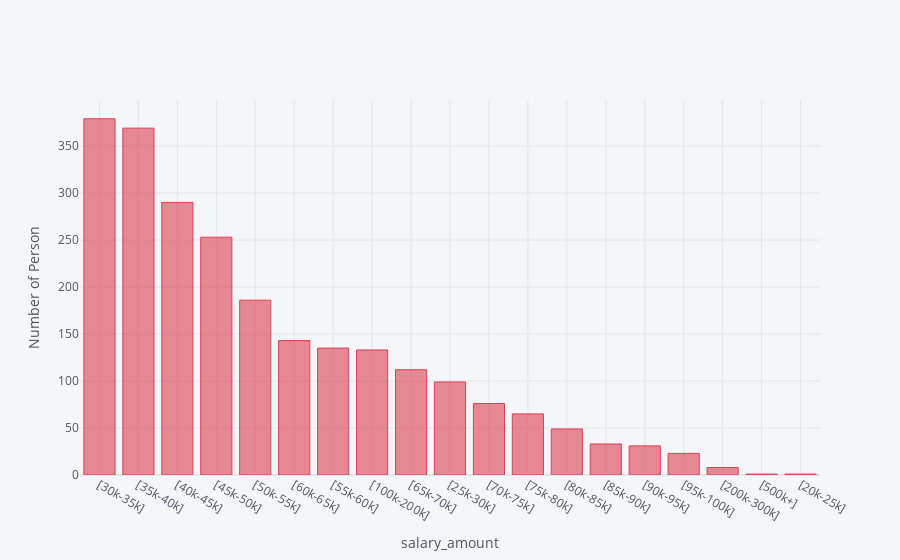

Notebook code cell kept with this figure:
### Code cell
(df3['salary_bins']).value_counts().iplot(kind='bar',xTitle='salary_amount', yTitle='Number of Person',color='red')

### Figure 1 — Plotly figure (JSON) as saved in the notebook; plotly's stock layout.template omitted (floating-point values rounded to 4 significant figures)
{"data": [{"marker": {"color": "rgba(219, 64, 82, 0.6)", "line": {"color": "rgba(219, 64, 82, 1.0)", "width": 1}}, "name": "salary_bins", "orientation": "v", "text": "", "type": "bar", "x": ["[30k-35k]", "[35k-40k]", "[40k-45k]", "[45k-50k]", "[50k-55k]", "[60k-65k]", "[55k-60k]", "[100k-200k]", "[65k-70k]", "[25k-30k]", "[70k-75k]", "[75k-80k]", "[80k-85k]", "[85k-90k]", "[90k-95k]", "[95k-100k]", "[200k-300k]", "[500k+]", "[20k-25k]"], "y": [379, 369, 290, 253, 186, 143, 135, 133, 112, 99, 76, 65, 49, 33, 31, 23, 8, 1, 1]}], "layout": {"legend": {"bgcolor": "#F5F6F9", "font": {"color": "#4D5663"}}, "paper_bgcolor": "#F5F6F9", "plot_bgcolor": "#F5F6F9", "title": {"font": {"color": "#4D5663"}}, "xaxis": {"gridcolor": "#E1E5ED", "showgrid": true, "tickfont": {"color": "#4D5663"}, "title": {"font": {"color": "#4D5663"}, "text": "salary_amount"}, "zerolinecolor": "#E1E5ED"}, "yaxis": {"gridcolor": "#E1E5ED", "showgrid": true, "tickfont": {"color": "#4D5663"}, "title": {"font": {"color": "#4D5663"}, "text": "Number of Person"}, "zerolinecolor": "#E1E5ED"}}}
